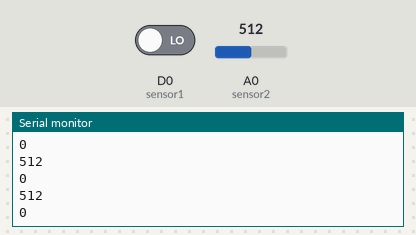
Simulated run of this sketch. Board: ESP8266 (NodeMCU). Parts: the last lines printed to the serial monitor. Inputs (shaded band) come from the test bench; at power-on: A0 (sensor2) = 512, D0 (sensor1) LOW.

Above: at 1.3 s.
1.4 s: A0 (sensor2) set to 716
At 1.9 s:
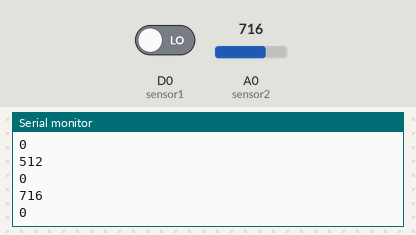
2.9 s: D0 (sensor1) driven HIGH
At 3.4 s:
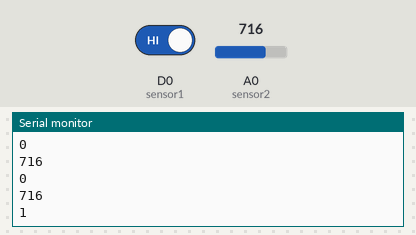
4.4 s: A0 (sensor2) set to 900
At 4.9 s:
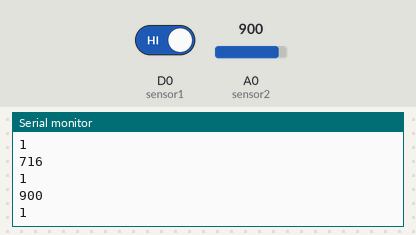
Timing chart, 0 to 7.4 s (numbered marks = the images above; inputs shaded):
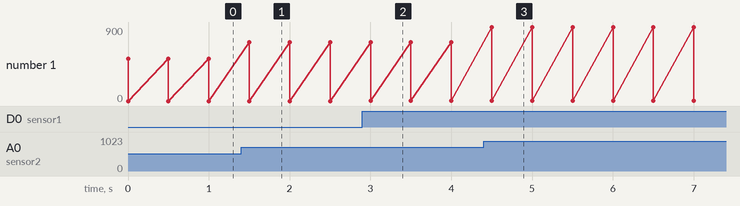

Measured:
- after the input at 1.4 s, the serial monitor: prints a new line after 0.10 s (image 1)
- after the input at 2.9 s, the serial monitor: prints a new line after 0.10 s (image 2)
- after the input at 4.4 s, the serial monitor: prints a new line after 0.10 s (image 3)
- plotted number 1: 0 → 1 after the input at 2.9 s

The sketch:

Gas_sensor.ino
```cpp
int sensor1=D0;
int sensor2=A0;
int gas_value1,gas_value2;

void setup()
{

pinMode(sensor1,INPUT);
Serial.begin(115200);

}

void loop()
{
gas_value1=analogRead(sensor2);
gas_value2=digitalRead(sensor1);
Serial.println(gas_value1);
Serial.println(gas_value2);
delay(500);
}
```
